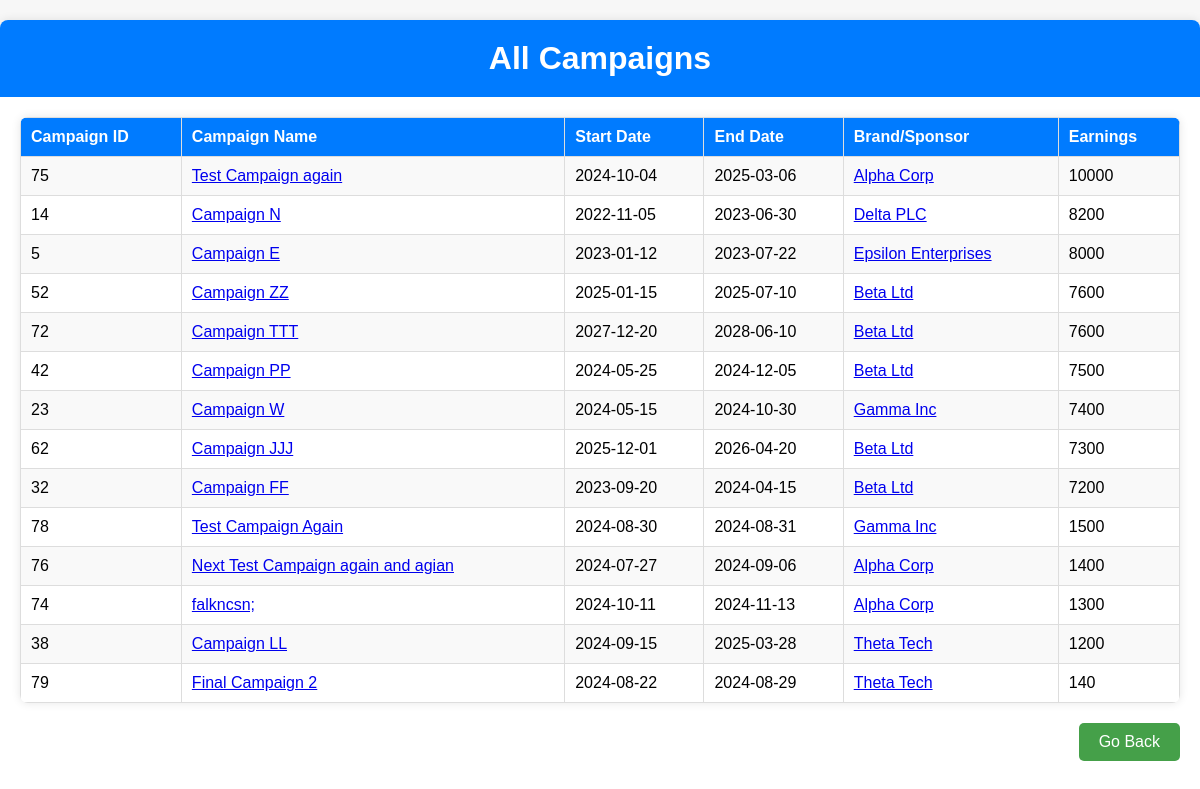
/influencer/campaigns/top/5 (signed in), run on the app's committed database.
### application/models.py (models this page shows)
class Campaign(db.Model):
    CampaignID = db.Column(db.Integer, primary_key=True, autoincrement=True)
    Name = db.Column(db.String(255), nullable=False)
    Description = db.Column(db.Text)
    StartDate = db.Column(db.Date)
    EndDate = db.Column(db.Date)
    SponsorID = db.Column(db.Integer, db.ForeignKey('sponsor.SponsorID'), nullable=False)
    InfluencerID = db.Column(db.Integer, db.ForeignKey('influencer.InfluencerID'))
    Budget = db.Column(db.Float)
    Goal = db.Column(db.Text)
    Outreach = db.Column(db.Integer)
    Visibility = db.Column(db.Enum('Public', 'Private'))
    Flagged = db.Column(db.Integer,nullable=False,default=0)
    sponsor = db.relationship('Sponsor', back_populates='campaigns')
    influencer = db.relationship('Influencer', back_populates='campaigns')
    ad_requests = db.relationship('AdRequest', back_populates='campaign', cascade='all, delete-orphan')

class Sponsor(db.Model):
    SponsorID = db.Column(db.Integer, primary_key=True, autoincrement=True)
    Name = db.Column(db.String(255), nullable=False)
    Password = db.Column(db.String(255), nullable=False)
    JoiningDate = db.Column(db.Date)
    Brand = db.Column(db.String(255))
    Industry = db.Column(db.String(255))
    Email = db.Column(db.String(255), nullable=False)
    PhoneNo = db.Column(db.String(255), nullable=False)
    BrandDescription = db.Column(db.String(255))
    Address = db.Column(db.String(255))
    Website = db.Column(db.String(255))
    Flagged = db.Column(db.Integer,nullable=False,default=0)
    ProfilePicLink=db.Column(db.String(255))
    campaigns = db.relationship('Campaign', back_populates='sponsor', cascade='all, delete-orphan')

### application/inf_controllers.py (the view)
@app.route('/influencer/campaigns/top/<int:influencer_ID>',methods=['GET'])
@login_required(role='influencer')
def influencer_top_campaigns(influencer_ID):
    influencer=db.session.query(Influencer).filter(Influencer.InfluencerID==influencer_ID).one()
    top=(db.session.query(Campaign,Sponsor)
                   .filter(Campaign.InfluencerID==influencer.InfluencerID)
                   .join(Sponsor,Campaign.SponsorID==Sponsor.SponsorID)
                   .order_by(Campaign.Budget.desc()).all())
    return render_template('influencer_top_campaigns.html',top=top,influencer_ID=influencer_ID)

### application/home_controllers.py (called while the page is built)
def login_required(role=None):
    def decorator(f):
        @wraps(f)
        def decorated_function(*args, **kwargs):
            if 'user_id' not in session:
                flash('You need to log in to access this page.')
                return redirect(url_for('login'))
            user_id = None
            if role == 'influencer':
                user_id = kwargs.get('influencer_ID')
            elif role == 'sponsor':
                user_id = kwargs.get('sponsor_ID')
            elif role == 'admin':
                user_id = kwargs.get('admin_ID')
            if role and (session.get('user_type') != role or session.get('user_id') != user_id):
                abort(403)
            return f(*args, **kwargs)
        return decorated_function
    return decorator

### Templates/Influencer_Top_campaigns.html (shortened to what this page needs)
<!DOCTYPE html>
<html lang="en">
<head>
</head>
<body>
    <div class="container">
        <h1>All Campaigns</h1>
        <table id="active">
            <tr>
                <th>Campaign ID</th>
                <th>Campaign Name</th>
                <th>Start Date</th>
                <th>End Date</th>
                <th>Brand/Sponsor</th>
                <th>Earnings</th>
            </tr>
            {% for camp, spon in top %}
            <tr>
                <td>{{ camp.CampaignID }}</td>
                <td><a href="/influencer/campaign/campaign_details/{{ influencer_ID }}/{{ camp.CampaignID }}">{{ camp.Name }}</a></td>
                <td>{{ camp.StartDate }}</td>
                <td>{{ camp.EndDate }}</td>
                <td><a href="/influencer/sponsor/{{ influencer_ID }}/{{ spon.SponsorID }}">{{ spon.Name }}</a></td>
                <td>{{ camp.Budget }}</td>
            </tr>
            {% endfor %}
        </table>
        <div class="back-button-container">
            <a href="javascript:history.back()" class="button back-button">Go Back</a>
        </div>
    </div>
</body>
</html>

### Templates/Influencer_Top_campaigns.html (style rules this page uses)
body { font-family: Arial, sans-serif; margin: 0; padding: 0; background-color: #f7f7f7; }
.container { margin: 20px auto; max-width: 1200px; padding: 20px; background-color: #fff; border-radius: 8px; box-shadow: 0 0 10px rgba(0, 0, 0, 0.1); }
h1 { background-color: #007bff; color: #fff; text-align: center; padding: 20px; margin: -20px -20px 20px -20px; border-radius: 8px 8px 0 0; }
table { width: 100%; border-collapse: collapse; margin: 20px 0; border-radius: 8px; overflow: hidden; box-shadow: 0 0 10px rgba(0, 0, 0, 0.1); }
table th, table td { border: 1px solid #ddd; padding: 10px; text-align: left; }
table th { background-color: #007bff; color: #fff; }
table tr:nth-child(even) { background-color: #f9f9f9; }
.button { display: inline-block; padding: 10px 20px; font-size: 16px; color: #fff; background-color: #4caf50; border: none; border-radius: 5px; text-decoration: none; text-align: center; cursor: pointer; }
.back-button { background-color: #45a049; }
.back-button-container { text-align: right; margin: 20px 0; }

### data on the page
Campaign: CampaignID "75", Name "Test Campaign again", StartDate "2024-10-04", EndDate "2025-03-06", Name "Alpha Corp", Budget "10000"
Campaign: CampaignID "14", Name "Campaign N", StartDate "2022-11-05", EndDate "2023-06-30", Name "Delta PLC", Budget "8200"
Campaign: CampaignID "5", Name "Campaign E", StartDate "2023-01-12", EndDate "2023-07-22", Name "Epsilon Enterprises", Budget "8000"
Campaign: CampaignID "52", Name "Campaign ZZ", StartDate "2025-01-15", EndDate "2025-07-10", Name "Beta Ltd", Budget "7600"
Campaign: CampaignID "72", Name "Campaign TTT", StartDate "2027-12-20", EndDate "2028-06-10", Name "Beta Ltd", Budget "7600"
Campaign: CampaignID "42", Name "Campaign PP", StartDate "2024-05-25", EndDate "2024-12-05", Name "Beta Ltd", Budget "7500"
Campaign: CampaignID "23", Name "Campaign W", StartDate "2024-05-15", EndDate "2024-10-30", Name "Gamma Inc", Budget "7400"
Campaign: CampaignID "62", Name "Campaign JJJ", StartDate "2025-12-01", EndDate "2026-04-20", Name "Beta Ltd", Budget "7300"
Campaign: CampaignID "32", Name "Campaign FF", StartDate "2023-09-20", EndDate "2024-04-15", Name "Beta Ltd", Budget "7200"
Campaign: CampaignID "78", Name "Test Campaign Again", StartDate "2024-08-30", EndDate "2024-08-31", Name "Gamma Inc", Budget "1500"
Campaign: CampaignID "76", Name "Next Test Campaign again and agian", StartDate "2024-07-27", EndDate "2024-09-06", Name "Alpha Corp", Budget "1400"
Campaign: CampaignID "74", Name "falkncsn;", StartDate "2024-10-11", EndDate "2024-11-13", Name "Alpha Corp", Budget "1300"
Campaign: CampaignID "38", Name "Campaign LL", StartDate "2024-09-15", EndDate "2025-03-28", Name "Theta Tech", Budget "1200"
Campaign: CampaignID "79", Name "Final Campaign 2", StartDate "2024-08-22", EndDate "2024-08-29", Name "Theta Tech", Budget "140"
